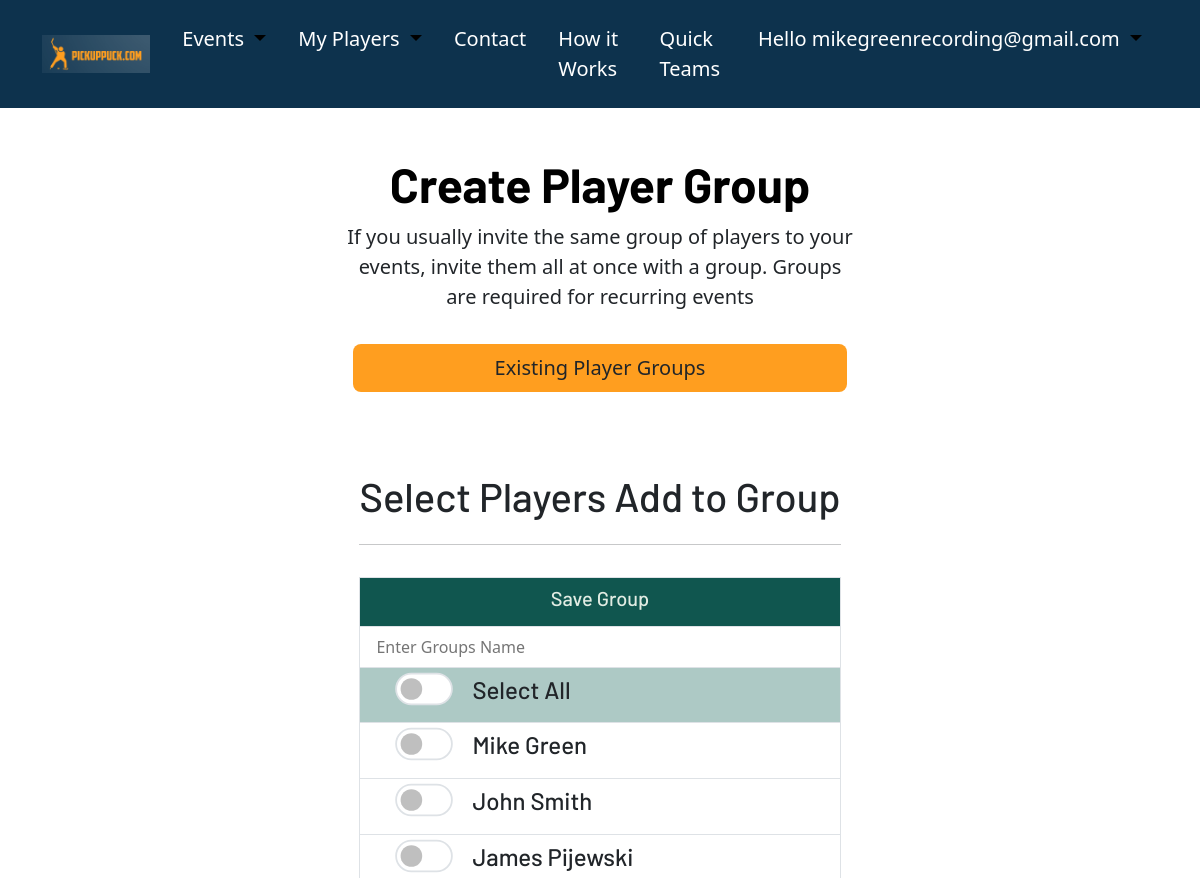
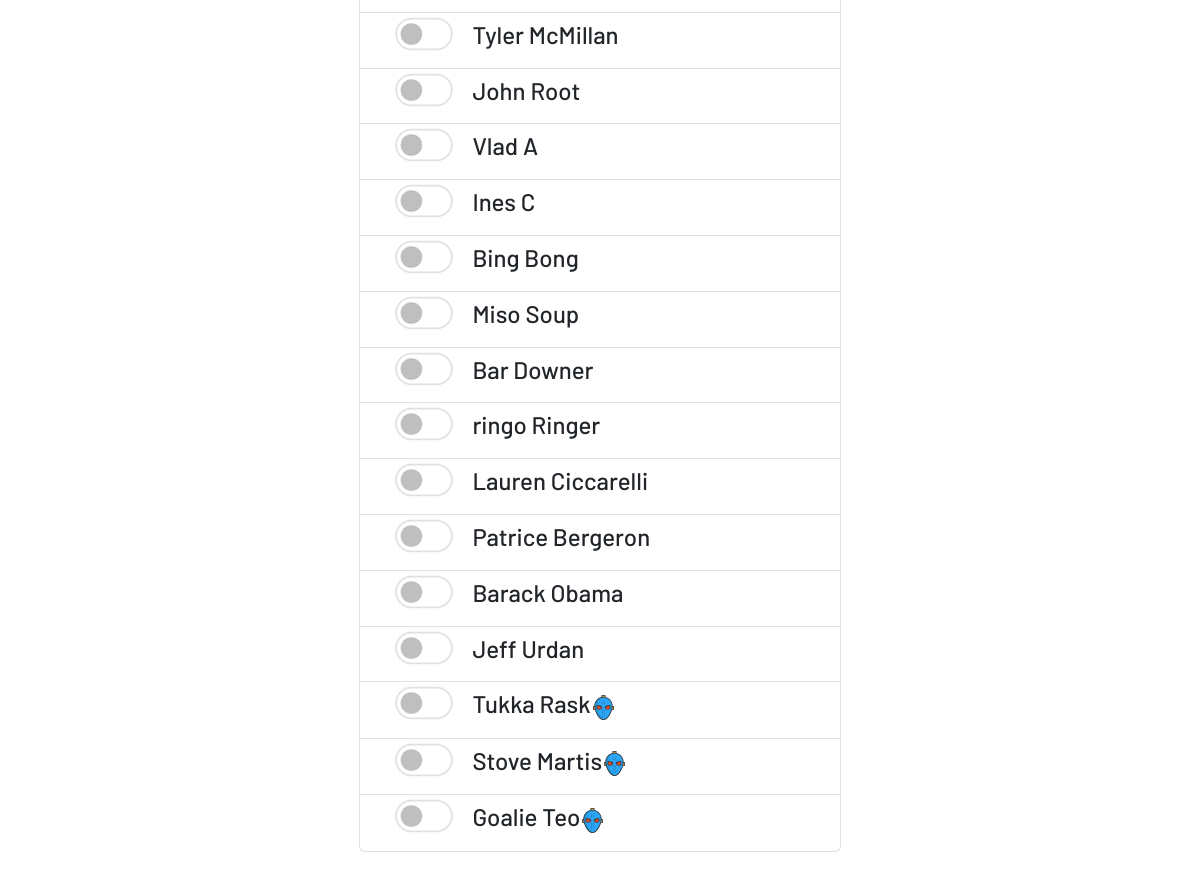
The page /organize/my-players/new-group (signed in) on the database its author committed (2 pictures, top to bottom).
### OrgDash/models.py (models this page shows, shortened)
class Player(models.Model):
    first_name = models.CharField(max_length=150, default= None)
    last_name = models.CharField(max_length=150, default= None)
    email = models.EmailField(max_length=150, default= None)
    skill = models.DecimalField(max_digits=4, decimal_places=1)
    created_by = models.ForeignKey(User, on_delete= models.CASCADE, default= 1)
    goalie = models.BooleanField(default= False, null= True)
    class Meta():
        unique_together= ("created_by", "email")

### OrgDash/views.py (the view)
# urls.py: path('my-players/new-group', views.Playergroups, name = 'create_player_group'),
@login_required
def Playergroups(request):
    active_user = request.user
    my_players = Player.objects.filter(created_by=active_user.pk)
    my_groups = PlayerGroup.objects.filter(created_by=active_user.pk)
    context={'my_players': my_players, 'my_groups': my_groups }
    if request.method == 'POST':
        selected_player_ids = request.POST.getlist('selected_players')
        group_name = request.POST.get('group_name')
        selected_player_objs = []
        for player_id in selected_player_ids:
            player = Player.objects.get(pk=player_id)
            selected_player_objs.append(player)
        group_data = {'created_by': active_user, 'name':group_name}
        group = PlayerGroup(**group_data)
        group.save()
        group.members.set(selected_player_objs)
        return redirect(reverse('OrgDash:player_dash'))
    else:
        return render(request, 'OrgDash/Players/create_player_group2.html', context)

### OrgDash/templates/OrgDash/Players/create_player_group2.html (shortened to what this page needs)
{% extends 'base.html' %}
{% block body_block %}
<div class="container">
    <div class="container p-4" id="featured-3">
        <div class="p-4 text-center">
        <h1 class="display-5 fw-bold text-body-emphasis">Create Player Group</h1>
        <div class="col-lg-6 mx-auto">
        <p class="lead mb-4">If you usually invite the same group of players to your events, invite them all at once with a group. Groups are required for recurring events</p>
        <div class="p-2">
            <a type="button" class="btn btn-gold btn-lg w-100" data-bs-toggle="offcanvas" data-bs-target="#mygroups" aria-controls="offcanvasExample">Existing Player Groups</a>
        </div>
        </div>
    </div>
    <form method="POST" action="">
        <div class="d-flex flex-column flex-md-row p-4 gap-4 py-md-5 align-items-center justify-content-center" id="chosen-container">
        <ul class="list-group">
            <h1>Select Players Add to Group</h1>
            <hr class="py-2">
            <button href="#" class="list-group-item list-group-item-action btn-green" aria-current="true" name="form_action" type="submit">
            <h5 class="text-center">Save Group</h5>
            </button>
            <input type="text" name="group_name" placeholder="Enter Groups Name" class="list-group-item" id="group_name">
            <li class="list-group-item px-5 bg-gray">
            <div class="form-check form-switch">
                <input type="checkbox" class="form-check-input p-2" id="select-all" style="transform: scale(1.8);" onchange="SelectAll('chosen-container')">
                <label for="select-all" class="px-4"><h4>Select All</h4></label>
            </div>
            </li>
            {% for player in my_players %}
            {% if player.goalie %}
            <li class="list-group-item px-5">
                <div class="form-check form-switch" id="chosen-container">
                    <input class="form-check-input p-2" type="checkbox" role="switch" value="{{player.pk}}" name="selected_players" id="{{player.pk}}" style="transform: scale(1.8);">
                    <label class="form-check-label px-4" for="{{player.pk}}"><h4>{{player.first_name}} {{player.last_name}} </h4></label>
                </div>
            </li>
            {% else %}
            <li class="list-group-item px-5">
                <div class="form-check form-switch">
                    <input class="form-check-input p-2" type="checkbox" role="switch" value="{{player.pk}}" name="selected_players" id="{{player.pk}}" style="transform: scale(1.8);">
                    <label class="form-check-label px-4" for="{{player.pk}}"><h4>{{player.first_name}} {{player.last_name}}</h4></label>
                </div>
            </li>
            {% endif %}
            {% endfor %}
        </ul>
        </div>
    </form>
</div>
{% endblock %}

### pickuphockey/templates/base.html (shortened to what this page needs)
{% load static %}
<!DOCTYPE html>
<html lang="en">
<head>
    <link href="https://cdn.jsdelivr.net/npm/bootstrap@5.3.0-alpha1/dist/css/bootstrap.min.css" rel="stylesheet">
    <link rel="stylesheet" href="{% static 'pickuphockey.css' %}">
</head>
<nav class="navbar navbar-expand-lg main-nav py-3" aria-label="Ninth navbar example">
  <div class="container-xl">
    <a href="/" class="navbar-brand brand-link "><img src="{% static 'photos/Logo4brand.png' %}" class="img-fluid" alt=""></a>
    {% if user.is_authenticated %}
    <div class="collapse navbar-collapse" id="navbarsExample07XL">
      <ul class="navbar-nav me-auto mb-2 mb-lg-0">
        <li class="nav-item dropdown px-2">
          <a class="nav-link dropdown-toggle active nav-links" href="#" role="button" data-bs-toggle="dropdown" aria-expanded="false">
           Events
          </a>
        </li>
        <li class="nav-item dropdown px-2">
          <a class="nav-link dropdown-toggle active nav-links" href="#" role="button" data-bs-toggle="dropdown" aria-expanded="false">
            My Players
          </a>
        </li>
        <li class="px-2"><a href="{% url 'contact' %}" class="nav-links nav-link link-body-emphasis">Contact</a></li>
        <li class="px-2"><a href="{% url 'how_it_works' %}" class="nav-links nav-link link-body-emphasis">How it Works</a></li>
        <li class="px-2"><a href="{% url 'quickteams:quick_teams' %}" class="nav-links nav-link link-body-emphasis">Quick Teams</a></li>
        <li class="nav-item dropdown px-2 ">
          <a class="nav-link dropdown-toggle active nav-links" href="#" role="button" data-bs-toggle="dropdown" aria-expanded="false">
            Hello {{user}}
          </a>
            <a class="dropdown-item" href="/reset-password/">Reset Password</a></li>
          </ul>
    </div>
      {% endif %}
  </div>
</nav>
    <body>
                {% block body_block%}
                {% endblock %}
</body>
</html>

### pickuphockey/static/pickuphockey.css (style rules this page uses)
body { background-color: white; }
.main-nav { background-color: #0d324d; }
h1, h2, h3, h4, h5 { font-family: 'Barlow', sans-serif; }
.nav-links, .brand-link { -webkit-text-fill-color: #ffffff; font-size: 125%; transition: transform 0.3s ease-in-out; }
.btn-green { background-color: #10564f; -webkit-text-fill-color: #e1ece3; }
.bg-gray { background-color: #adc9c5; }
.btn-gold { background-color: #FF9E1F; }

### rows shown on the page
Player: first_name "Mike", last_name "Green"
Player: first_name "John", last_name "Smith"
Player: first_name "James", last_name "Pijewski"
Player: first_name "Tyler", last_name "McMillan"
Player: first_name "John", last_name "Root"
Player: first_name "Vlad", last_name "A"
Player: first_name "Ines", last_name "C"
Player: first_name "Bing", last_name "Bong"
Player: first_name "Miso", last_name "Soup"
Player: first_name "Bar", last_name "Downer"
Player: first_name "ringo", last_name "Ringer"
Player: first_name "Lauren", last_name "Ciccarelli"
Player: first_name "Patrice", last_name "Bergeron"
Player: first_name "Barack", last_name "Obama"
Player: first_name "Jeff", last_name "Urdan"
Player: first_name "Tukka", last_name "Rask"
Player: first_name "Stove", last_name "Martis"
Player: first_name "Goalie", last_name "Teo"

### other values the page prints
{{ user }} "mikegreenrecording@gmail.com"
